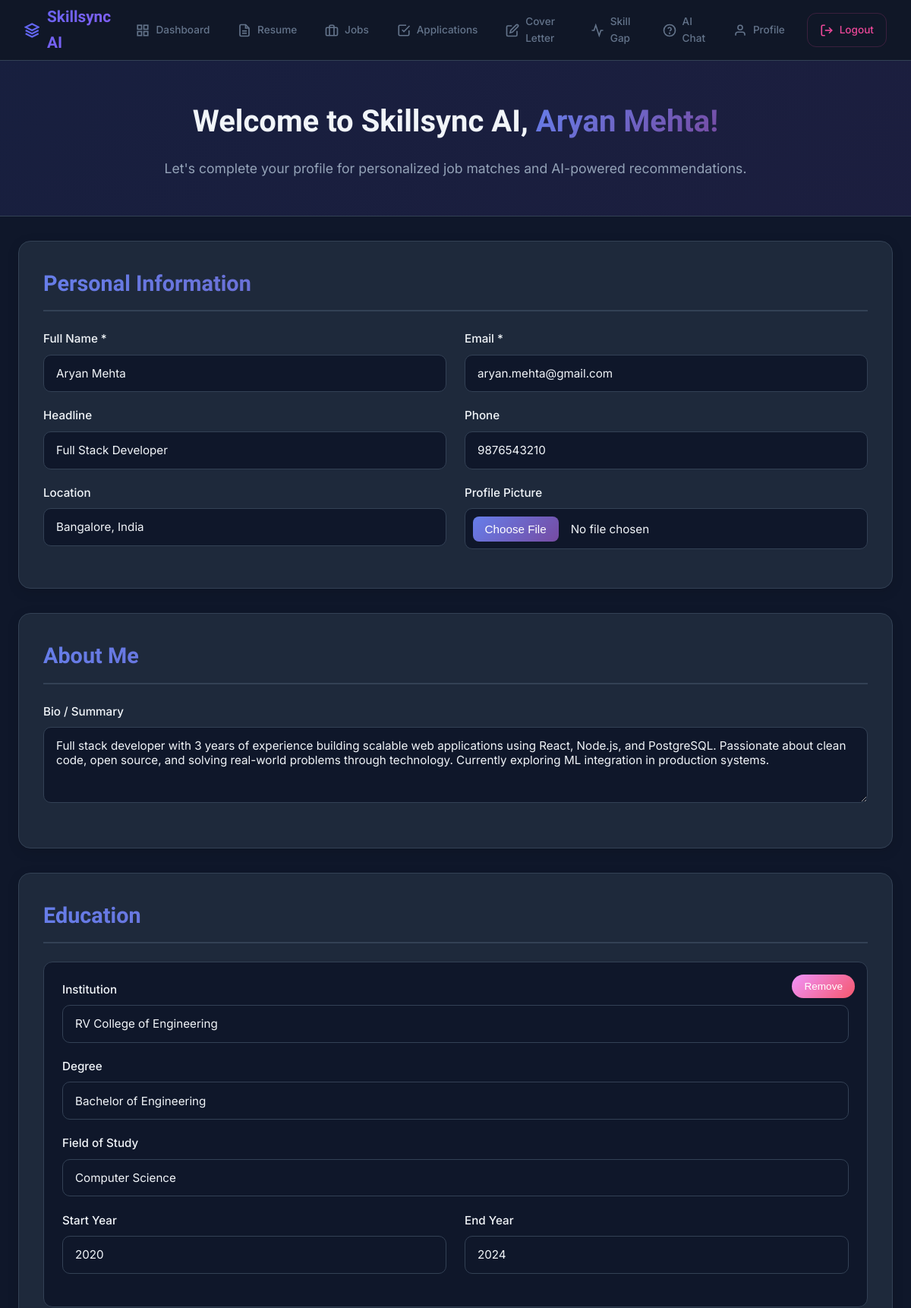
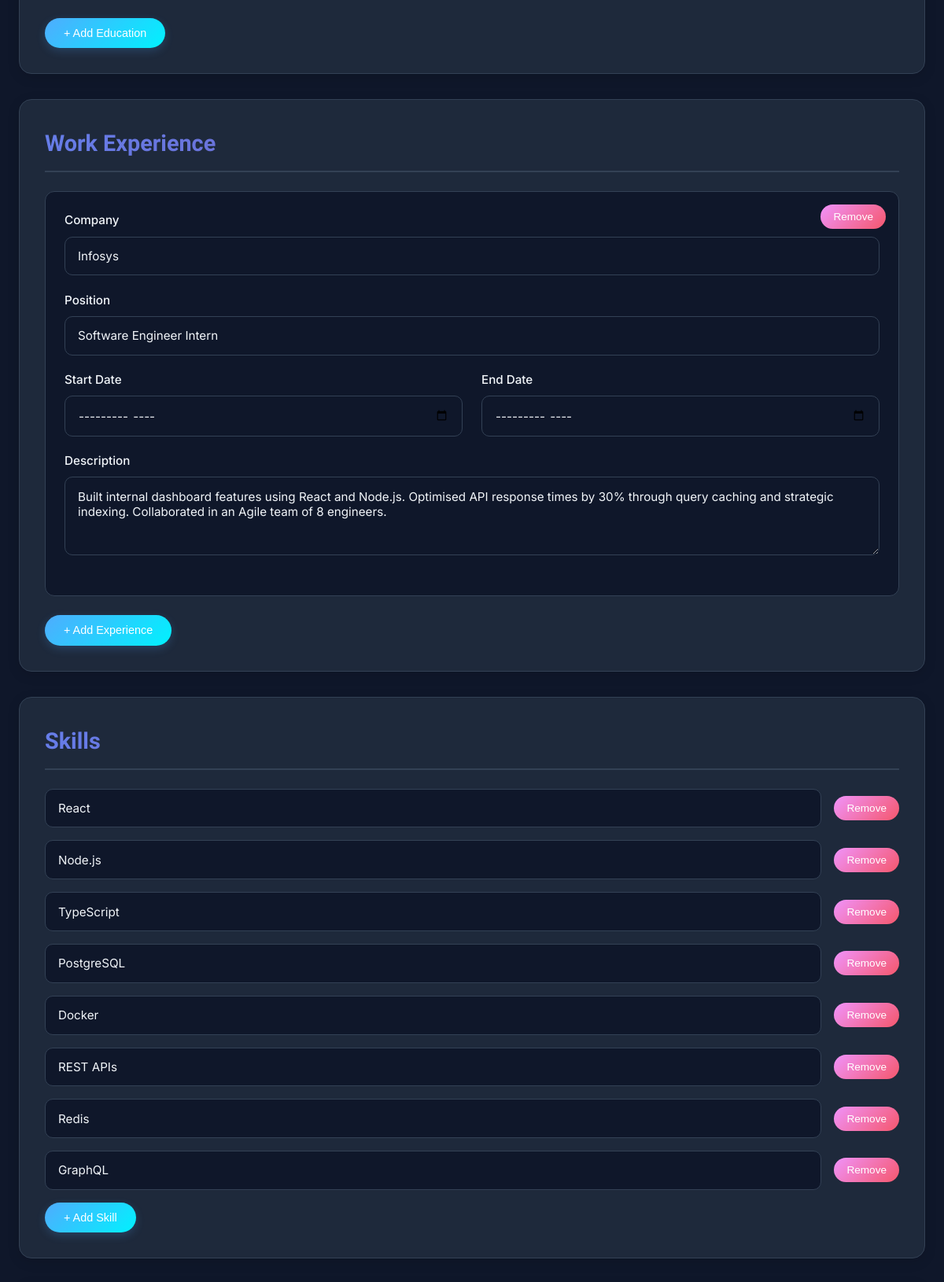
Page /app/views/form.php (signed in, upper part) on the committed database (2 pictures, top to bottom).
### tables this page shows
CREATE TABLE `users` (
  `id` int(11) NOT NULL,
  `full_name` varchar(255) DEFAULT NULL,
  `headline` varchar(255) DEFAULT NULL,
  `location` varchar(255) DEFAULT NULL,
  `email` varchar(255) NOT NULL,
  `phone` varchar(50) DEFAULT NULL,
  `profile_picture` varchar(255) DEFAULT NULL,
  `bio` text DEFAULT NULL,
  `profile_complete` tinyint(1) NOT NULL DEFAULT 0,
  `password` varchar(255) NOT NULL,
  `created_at` timestamp NOT NULL DEFAULT current_timestamp()
);

CREATE TABLE `education` (
  `id` int(11) NOT NULL,
  `user_id` int(11) NOT NULL,
  `institution` varchar(255) DEFAULT NULL,
  `degree` varchar(255) DEFAULT NULL,
  `field_of_study` varchar(255) DEFAULT NULL,
  `start_year` varchar(10) DEFAULT NULL,
  `end_year` varchar(10) DEFAULT NULL
);

CREATE TABLE `experience` (
  `id` int(11) NOT NULL,
  `user_id` int(11) NOT NULL,
  `company` varchar(255) DEFAULT NULL,
  `position` varchar(255) DEFAULT NULL,
  `start_date` date DEFAULT NULL,
  `end_date` date DEFAULT NULL,
  `description` text DEFAULT NULL
);

CREATE TABLE `skills` (
  `id` int(11) NOT NULL,
  `user_id` int(11) NOT NULL,
  `skill_name` varchar(100) DEFAULT NULL
);

### app/views/form.php (the view, shortened to what this page needs)
<?php
$user_id = $_SESSION['user_id'];
require_once __DIR__ . '/../config/database.php';
try {
    $user_stmt = $pdo->prepare("SELECT * FROM users WHERE id = ?");
    $user_stmt->execute([$user_id]);
    $user = $user_stmt->fetch(PDO::FETCH_ASSOC);
    function fetchData($pdo, $table, $user_id) {
        $stmt = $pdo->prepare("SELECT * FROM $table WHERE user_id = ?");
        $stmt->execute([$user_id]);
        return $stmt->fetchAll(PDO::FETCH_ASSOC);
    }
    $educations     = fetchData($pdo, 'education',      $user_id);
    $experiences    = fetchData($pdo, 'experience',     $user_id);
    $skills         = fetchData($pdo, 'skills',         $user_id);
} catch (PDOException $e) {
    error_log("Database error: " . $e->getMessage());
    die("An error occurred. Please try again later.");
}
?>
<!DOCTYPE html>
<html lang="en">
<head>
</head>
<body>
  <?php include __DIR__ . '/../../includes/partials/navbar.php'; ?>
  <section class="hero-section">
    <h1 class="hero-title">Welcome to Skillsync AI, <span class="hero-accent"><?= htmlspecialchars($user['full_name'] ?? 'New User') ?>!</span></h1>
    <p class="hero-subtitle">Let's complete your profile for personalized job matches and AI-powered recommendations.</p>
  </section>
  <form id="profile-form" method="POST" action="" enctype="multipart/form-data">
    <section>
      <h2>Personal Information</h2>
      <div class="section-grid">
        <div>
          <label>Full Name *</label>
          <input type="text" name="full_name" value="<?= htmlspecialchars($user['full_name'] ?? '') ?>" required>
          <label>Headline</label>
          <input type="text" name="headline" value="<?= htmlspecialchars($user['headline'] ?? '') ?>" placeholder="e.g., Full Stack Developer | AI Enthusiast">
          <label>Location</label>
          <input type="text" name="location" value="<?= htmlspecialchars($user['location'] ?? '') ?>" placeholder="e.g., San Francisco, CA">
        </div>
        <div>
          <label>Email *</label>
          <input type="email" name="email" value="<?= htmlspecialchars($user['email'] ?? '') ?>" required>
          <label>Phone</label>
          <input type="text" name="phone" value="<?= htmlspecialchars($user['phone'] ?? '') ?>" placeholder="+1 (555) 123-4567">
          <label>Profile Picture</label>
          <input type="file" name="profile_picture" accept="image/*">
        </div>
      </div>
    </section>
    <section>
      <h2>About Me</h2>
      <label>Bio / Summary</label>
      <textarea name="bio" placeholder="Tell us about yourself, your career goals, and what makes you unique..."><?= htmlspecialchars($user['bio'] ?? '') ?></textarea>
    </section>
    <section>
      <h2>Education</h2>
      <div id="education-container">
        <?php if (!empty($educations)): foreach ($educations as $edu): ?>
          <div class="sub-section">
            <button type="button" class="remove-btn" onclick="this.parentElement.remove()">Remove</button>
            <label>Institution</label>
            <input type="text" name="education_institution[]" value="<?= htmlspecialchars($edu['institution'] ?? '') ?>">
            <label>Degree</label>
            <input type="text" name="education_degree[]" value="<?= htmlspecialchars($edu['degree'] ?? '') ?>" placeholder="e.g., Bachelor's, Master's, PhD">
            <label>Field of Study</label>
            <input type="text" name="education_field[]" value="<?= htmlspecialchars($edu['field_of_study'] ?? '') ?>" placeholder="e.g., Computer Science">
            <div class="section-grid">
              <div>
                <label>Start Year</label>
                <input type="text" name="education_start[]" value="<?= htmlspecialchars($edu['start_year'] ?? '') ?>" placeholder="e.g., 2018">
              </div>
              <div>
                <label>End Year</label>
                <input type="text" name="education_end[]" value="<?= htmlspecialchars($edu['end_year'] ?? '') ?>" placeholder="e.g., 2022 or Present">
              </div>
            </div>
          </div>
        <?php endforeach; endif; ?>
      </div>
      <button type="button" class="btn-add" onclick="addEducation()">+ Add Education</button>
    </section>
    <section>
      <h2>Work Experience</h2>
      <div id="experience-container">
        <?php if (!empty($experiences)): foreach ($experiences as $exp): ?>
          <div class="sub-section">
            <button type="button" class="remove-btn" onclick="this.parentElement.remove()">Remove</button>
            <label>Company</label>
            <input type="text" name="experience_company[]" value="<?= htmlspecialchars($exp['company'] ?? '') ?>">
            <label>Position</label>
            <input type="text" name="experience_position[]" value="<?= htmlspecialchars($exp['position'] ?? '') ?>">
            <div class="section-grid">
              <div><label>Start Date</label><input type="month" name="experience_start[]" value="<?= htmlspecialchars($exp['start_date'] ?? '') ?>"></div>
              <div><label>End Date</label><input type="month" name="experience_end[]" value="<?= htmlspecialchars($exp['end_date'] ?? '') ?>"></div>
            </div>
            <label>Description</label>
            <textarea name="experience_description[]" placeholder="Describe your responsibilities and achievements..."><?= htmlspecialchars($exp['description'] ?? '') ?></textarea>
          </div>
        <?php endforeach; endif; ?>
      </div>
      <button type="button" class="btn-add" onclick="addExperience()">+ Add Experience</button>
    </section>
    <section>
      <h2>Skills</h2>
      <div id="skills-container">
        <?php if (!empty($skills)): foreach ($skills as $skill): ?>
          <div>
            <input type="text" name="skills[]" value="<?= htmlspecialchars($skill['skill_name'] ?? $skill['skill'] ?? '') ?>">
            <button type="button" class="remove-btn" onclick="this.parentElement.remove()">Remove</button>
          </div>
        <?php endforeach; endif; ?>
      </div>
      <button type="button" class="btn-add" onclick="addSkill()">+ Add Skill</button>
    </section>
  </form>
</body>
</html>

### app/views/form.php (style rules this page uses)
:root { --primary:#6366f1; --secondary:#ec4899; --accent:#14b8a6; --bg-dark:#0f172a; --bg-card:#1e293b; --bg-card-hover:#334155; --bg-input:#0f172a; --text-light:#f1f5f9; --text-gray:#94a3b8; --text-muted:#64748b; --border:#334155; --shadow-md:0 4px 16px rgba(0,0,0,0.12); --shadow-lg:0 10px 30px rgba(0,0,0,0.2); --gradient-1:linear-gradient(135deg,#667eea 0%,#764ba2 100%); --gradient-2:linear-gradient(135deg,#f093fb 0%,#f5576c 100%); --gradient-3:linear-gradient(135deg,#4facfe 0%,#00f2fe 100%); --gradient-4:linear-gradient(135deg,#fa709a 0%,#fee140 100%); }
*,*::before,*::after { margin:0;padding:0;box-sizing:border-box }
body { font-family:'Inter',sans-serif;background:var(--bg-dark);color:var(--text-light);line-height:1.6;padding-top:80px }
.hero-section { text-align:center;padding:3rem 1.5rem;background:linear-gradient(135deg,rgba(99,102,241,.1) 0%,rgba(139,92,246,.1) 100%);border-bottom:1px solid var(--border);animation:fadeInDown .6s ease-out }
.hero-title { font-family:'Sora',sans-serif;font-size:clamp(1.8rem,5vw,2.5rem);font-weight:700;margin-bottom:1rem }
.hero-accent { background:var(--gradient-1);-webkit-background-clip:text;-webkit-text-fill-color:transparent;background-clip:text }
.hero-subtitle { font-size:1.1rem;color:var(--text-gray) }
#profile-form { max-width:1200px;margin:2rem auto;padding:0 1.5rem 3rem;animation:fadeInUp .6s ease-out }
#profile-form section { background:var(--bg-card);border:1px solid var(--border);border-radius:16px;padding:2rem;margin-bottom:2rem;box-shadow:var(--shadow-md);transition:all .3s cubic-bezier(.4,0,.2,1) }
#profile-form section h2 { font-family:'Sora',sans-serif;font-size:clamp(1.3rem,3vw,1.8rem);font-weight:700;margin-bottom:1.5rem;background:var(--gradient-1);-webkit-background-clip:text;-webkit-text-fill-color:transparent;background-clip:text;border-bottom:2px solid var(--border);padding-bottom:.75rem }
label { display:block;font-weight:500;color:var(--text-light);margin-bottom:.5rem;font-size:.95rem }
input[type="text"],input[type="email"],input[type="url"],input[type="month"],input[type="file"],textarea { width:100%;padding:.9rem 1rem;margin-bottom:1.2rem;background:var(--bg-input);border:1.5px solid var(--border);border-radius:10px;color:var(--text-light);font-size:.95rem;font-family:'Inter',sans-serif;transition:all .3s ease }
textarea { min-height:100px;resize:vertical }
input[type="file"] { padding:.6rem;cursor:pointer }
.section-grid { display:grid;grid-template-columns:repeat(auto-fit,minmax(300px,1fr));gap:1.5rem }
.sub-section { background:var(--bg-input);border:1px solid var(--border);border-radius:12px;padding:1.5rem;margin-bottom:1.5rem;position:relative;transition:all .3s ease }
.btn-add { background:var(--gradient-3);color:white;border:none;padding:.7rem 1.5rem;border-radius:50px;font-weight:500;font-size:.9rem;cursor:pointer;transition:all .3s ease;box-shadow:0 4px 12px rgba(79,172,254,.2) }
.remove-btn { background:var(--gradient-2);color:white;border:none;padding:.5rem 1rem;border-radius:50px;font-weight:500;font-size:.85rem;cursor:pointer;transition:all .3s ease;position:absolute;top:1rem;right:1rem }
#skills-container>div { display:flex;align-items:center;gap:1rem;margin-bottom:1rem }
#skills-container input { flex:1;margin-bottom:0 }
#skills-container .remove-btn { position:static;margin:0 }

### rows in the picture
users: full_name "Aryan Mehta", headline "Full Stack Developer", location "Bangalore, India", email "aryan.mehta@gmail.com", phone "9876543210", bio "Full stack developer with 3 years of experience building scalable web applications using React, Node.js, and PostgreSQL. Passionate about clean code, open source, and solving real-world problems through technology. Currently exploring ML integration in production systems."
education: institution "RV College of Engineering", degree "Bachelor of Engineering", field_of_study "Computer Science", start_year "2020", end_year "2024"
experience: company "Infosys", position "Software Engineer Intern", description "Built internal dashboard features using React and Node.js. Optimised API response times by 30% through query caching and strategic indexing. Collaborated in an Agile team of 8 engineers."
skills: skill_name "React"
skills: skill_name "Node.js"
skills: skill_name "TypeScript"
skills: skill_name "PostgreSQL"
skills: skill_name "Docker"
skills: skill_name "REST APIs"
skills: skill_name "Redis"
skills: skill_name "GraphQL"
